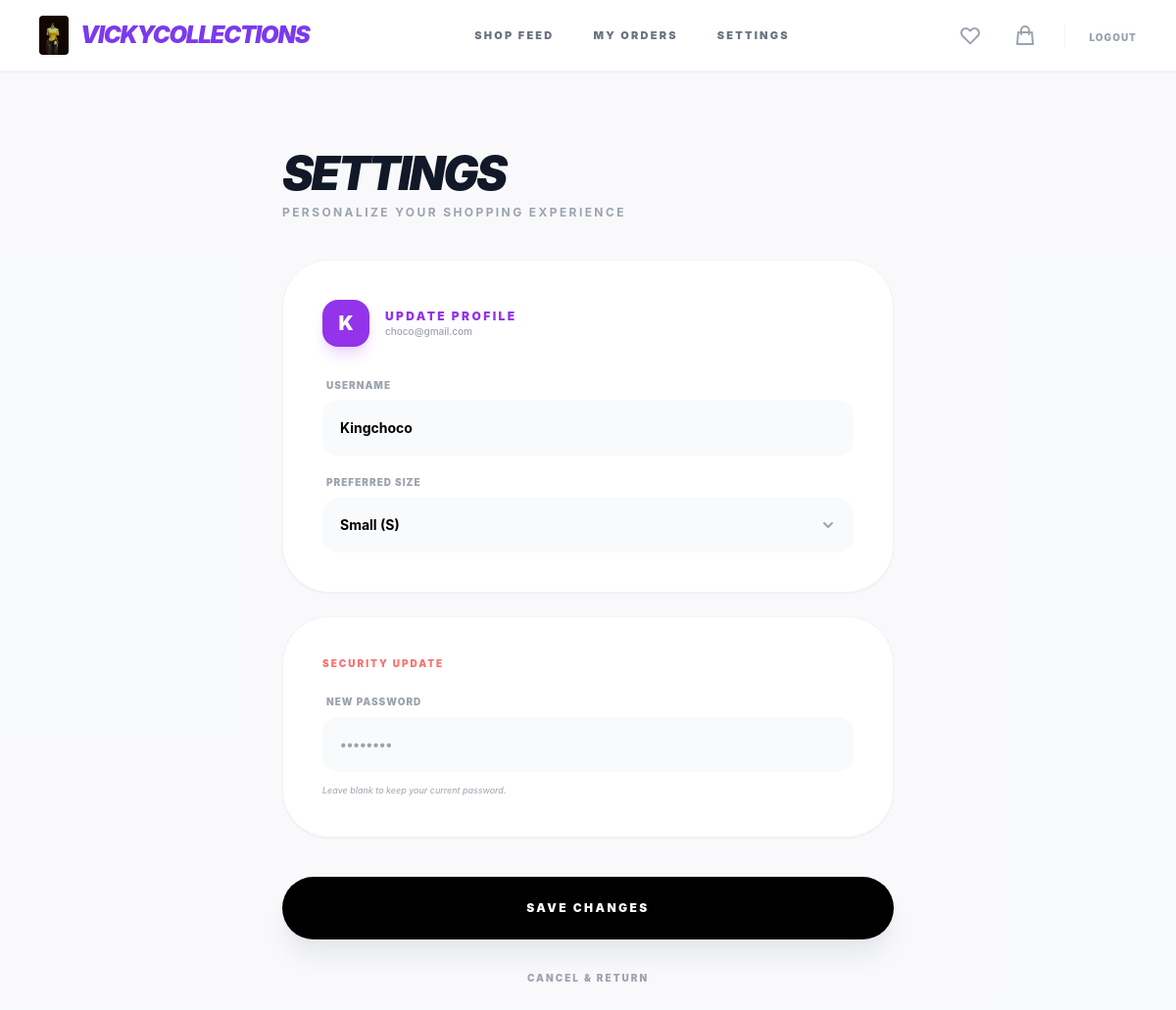
The app's page /settings/ (signed in) with its own data.
### store/models.py (models this page shows, shortened)
class StoreSettings(models.Model):
    store_name = models.CharField(max_length=100, default="ThriftElegance")
    logo = models.ImageField(upload_to='store_assets/', blank=True, null=True)
    class Meta:
        verbose_name_plural = "Store Settings"
    @classmethod
    def load(cls):
        obj, created = cls.objects.get_or_create(pk=1)
        return obj

class User(AbstractUser):
    email = models.EmailField(unique=True)
    preferred_size = models.CharField(
        max_length=5,
        choices=SIZE_CHOICES,
        blank=True,
        null=True,
        help_text="Used by AI to curate your personalized rack"
    )
    USERNAME_FIELD = 'email'
    REQUIRED_FIELDS = ['username']

### store/views.py (the view, shortened to what this page needs)
# urls.py: path('settings/', views.profile_settings, name='profile_settings'),
@login_required
def profile_settings(request):
    return render(request, 'store/profile.html')

### store/context_processors.py (called while the page is built)
def store_info(request):
    return {
        'store': StoreSettings.load()
    }

### templates/store/profile.html (shortened to what this page needs)
{% extends 'base.html' %}
{% block content %}
<div class="min-h-screen bg-gray-50/50 pb-20">
    <div class="max-w-2xl mx-auto pt-10 md:pt-20 px-4 md:px-6">
        <div class="mb-10 text-center md:text-left">
            <h1 class="text-3xl md:text-5xl font-black italic uppercase tracking-tighter text-gray-900">
                Settings
            </h1>
            <p class="text-gray-400 text-[10px] md:text-xs font-bold uppercase tracking-[0.2em] mt-2">
                Personalize your Shopping Experience
            </p>
        </div>
        <form method="POST" class="space-y-6">
            <div class="bg-white p-6 md:p-10 rounded-[2rem] md:rounded-[3rem] border border-gray-100 shadow-sm transition-all">
                <div class="flex items-center space-x-4 mb-8">
                    <div class="w-12 h-12 bg-purple-600 rounded-2xl flex items-center justify-center text-white font-black text-xl shadow-lg shadow-purple-200">
                        {{ user.username|first|upper }}
                    </div>
                    <div>
                        <h3 class="text-xs font-black uppercase tracking-[0.2em] text-purple-600">update Profile</h3>
                        <p class="text-gray-400 text-[10px] font-medium">{{ user.email }}</p>
                    </div>
                </div>
                <div class="space-y-5">
                    <div class="relative">
                        <label class="block text-[10px] font-black uppercase tracking-widest text-gray-400 mb-2 ml-1">Username</label>
                        <input type="text" name="username" value="{{ user.username }}"
                               class="w-full bg-gray-50 border-2 border-transparent focus:border-purple-600 focus:bg-white rounded-2xl p-4 text-sm font-bold transition-all outline-none">
                    </div>
                    <div class="relative">
                        <label class="block text-[10px] font-black uppercase tracking-widest text-gray-400 mb-2 ml-1">Preferred Size</label>
                        <div class="relative">
                            <select name="preferred_size"
                                    class="w-full bg-gray-50 border-2 border-transparent focus:border-purple-600 focus:bg-white rounded-2xl p-4 text-sm font-bold transition-all appearance-none outline-none">
                                <option value="S" {% if user.preferred_size == 'S' %}selected{% endif %}>Small (S)</option>
                            </select>
                            <div class="absolute right-4 top-1/2 -translate-y-1/2 pointer-events-none text-gray-400">
                            </div>
                        </div>
                    </div>
                </div>
            </div>
            <div class="bg-white p-6 md:p-10 rounded-[2rem] md:rounded-[3rem] border border-gray-100 shadow-sm">
                <h3 class="text-[10px] font-black uppercase tracking-[0.2em] text-red-400 mb-6">Security Update</h3>
                <div class="relative">
                    <label class="block text-[10px] font-black uppercase tracking-widest text-gray-400 mb-2 ml-1">New Password</label>
                    <input type="password" name="password" placeholder="••••••••"
                           class="w-full bg-gray-50 border-2 border-transparent focus:border-red-400 focus:bg-white rounded-2xl p-4 text-sm font-bold transition-all outline-none">
                    <p class="text-[9px] text-gray-400 mt-3 italic">Leave blank to keep your current password.</p>
                </div>
            </div>
            <div class="flex flex-col space-y-4 pt-4">
                <button type="submit"
                        class="w-full bg-black text-white py-6 rounded-[2rem] font-black text-xs uppercase tracking-[0.2em] hover:bg-purple-600 active:scale-95 shadow-xl shadow-gray-200 transition-all transform">
                    Save Changes
                </button>
                <a href="{% url 'dashboard' %}"
                   class="w-full text-center py-4 text-[10px] font-black uppercase tracking-[0.2em] text-gray-400 hover:text-black transition">
                    Cancel & Return
                </a>
            </div>
        </form>
    </div>
</div>
{% endblock %}

### templates/base.html (shortened to what this page needs)
<!DOCTYPE html>
<html lang="en">
<head>
    <script src="https://cdn.tailwindcss.com"></script>
</head>
<body class="bg-gray-50 flex flex-col min-h-screen">
    <nav class="bg-white border-b border-brand-50 sticky top-0 z-50 shadow-sm">
        <div class="max-w-7xl mx-auto px-4 md:px-10 py-4 flex justify-between items-center">
            <a href="{% url 'landing' %}" class="flex items-center shrink-0 space-x-3">
                {% if store.logo %}
                    <img src="{{ store.logo.url }}" alt="{{ store.store_name }}" class="h-8 md:h-10 w-auto object-contain rounded">
                {% endif %}
                <span class="text-xl md:text-2xl font-black text-brand-600 tracking-tighter uppercase italic">
                    {{ store.store_name|default:"ThriftElegance" }}
                </span>
            </a>
            <div class="hidden md:flex items-center space-x-10 text-[11px] font-black text-gray-500 uppercase tracking-[0.2em]">
                <a href="{% url 'dashboard' %}" class="hover:text-brand-600 transition">Shop Feed</a>
                <a href="{% url 'order_history' %}" class="hover:text-brand-600 transition">My Orders</a>
                <a href="{% url 'profile_settings' %}" class="hover:text-brand-600 transition">Settings</a>
            </div>
            <div class="flex items-center space-x-3 md:space-x-6">
                {% if user.is_authenticated %}
                    <a href="{% url 'wishlist_view' %}" class="text-gray-400 hover:text-brand-600 transition p-1">
                        <svg xmlns="http://www.w3.org/2000/svg" class="h-6 w-6" fill="none" viewBox="0 0 24 24" stroke="currentColor">
                            <path stroke-linecap="round" stroke-linejoin="round" stroke-width="2" d="M4.318 6.318a4.5 4.5 0 000 6.364L12 20.364l7.682-7.682a4.5 4.5 0 00-6.364-6.364L12 7.636l-1.318-1.318a4.5 4.5 0 00-6.364 0z" />
                        </svg>
                    </a>
                    <a href="{% url 'cart' %}" class="relative text-gray-400 hover:text-brand-600 transition p-1">
                        <svg xmlns="http://www.w3.org/2000/svg" class="h-6 w-6" fill="none" viewBox="0 0 24 24" stroke="currentColor">
                            <path stroke-linecap="round" stroke-linejoin="round" stroke-width="2" d="M16 11V7a4 4 0 00-8 0v4M5 9h14l1 12H4L5 9z" />
                        </svg>
                    </a>
                    <form action="{% url 'logout' %}" method="POST" class="hidden md:block">
                        <button type="submit" class="text-[10px] font-black text-gray-400 hover:text-red-500 uppercase tracking-widest transition">
                            Logout
                        </button>
                    </form>
                {% else %}
                    <a href="{% url 'login' %}" class="font-black text-white bg-brand-600 px-6 py-2 rounded-xl text-xs uppercase tracking-widest shadow-lg shadow-brand-100 hover:bg-brand-700 transition">Login</a>
                {% endif %}
            </div>
        </div>
    </nav>
    <main class="flex-grow">
        {% block content %}
        {% endblock %}
    </main>
</body>
</html>

### records on screen
StoreSettings: logo (picture), store_name "VICKYCOLLECTIONS"
User: username|first "K", email "choco@gmail.com", username "Kingchoco", preferred_size "Small (S)"
